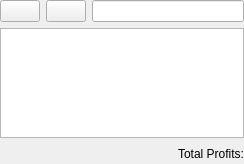
<?xml version="1.0" encoding="UTF-8"?>
<ui version="4.0">
 <class>KInstitutionsView</class>
 <widget class="QWidget" name="KInstitutionsView">
  <property name="geometry">
   <rect>
    <x>0</x>
    <y>0</y>
    <width>244</width>
    <height>164</height>
   </rect>
  </property>
  <layout class="QVBoxLayout" name="verticalLayout_2">
   <property name="leftMargin">
    <number>0</number>
   </property>
   <property name="topMargin">
    <number>0</number>
   </property>
   <property name="rightMargin">
    <number>0</number>
   </property>
   <property name="bottomMargin">
    <number>0</number>
   </property>
   <item>
    <layout class="QVBoxLayout" name="verticalLayout">
     <item>
      <layout class="QHBoxLayout" name="searchLayout">
       <item>
        <widget class="QPushButton" name="m_collapseButton">
         <property name="toolTip">
          <string>Collapse all accounts in the list</string>
         </property>
         <property name="text">
          <string/>
         </property>
        </widget>
       </item>
       <item>
        <widget class="QPushButton" name="m_expandButton">
         <property name="toolTip">
          <string>Expand all accounts in the list</string>
         </property>
         <property name="text">
          <string/>
         </property>
        </widget>
       </item>
       <item>
        <widget class="KLineEdit" name="m_searchWidget">
         <property name="showClearButton" stdset="0">
          <bool>true</bool>
         </property>
        </widget>
       </item>
      </layout>
     </item>
     <item>
      <widget class="KMyMoneyAccountTreeView" name="m_accountTree"/>
     </item>
     <item>
      <layout class="QHBoxLayout">
       <item>
        <spacer name="Spacer1_2">
         <property name="orientation">
          <enum>Qt::Horizontal</enum>
         </property>
         <property name="sizeType">
          <enum>QSizePolicy::Expanding</enum>
         </property>
         <property name="sizeHint" stdset="0">
          <size>
           <width>20</width>
           <height>20</height>
          </size>
         </property>
        </spacer>
       </item>
       <item>
        <widget class="QLabel" name="m_totalProfitsLabel">
         <property name="minimumSize">
          <size>
           <width>150</width>
           <height>0</height>
          </size>
         </property>
         <property name="text">
          <string>Total Profits:</string>
         </property>
         <property name="textFormat">
          <enum>Qt::RichText</enum>
         </property>
         <property name="alignment">
          <set>Qt::AlignRight|Qt::AlignTrailing|Qt::AlignVCenter</set>
         </property>
         <property name="wordWrap">
          <bool>true</bool>
         </property>
        </widget>
       </item>
      </layout>
     </item>
    </layout>
   </item>
  </layout>
 </widget>
 <layoutdefault spacing="6" margin="11"/>
 <customwidgets>
  <customwidget>
   <class>KLineEdit</class>
   <extends>QLineEdit</extends>
   <header>klineedit.h</header>
  </customwidget>
  <customwidget>
   <class>KMyMoneyAccountTreeView</class>
   <extends>QTreeView</extends>
   <header>kmymoneyaccounttreeview.h</header>
  </customwidget>
 </customwidgets>
 <resources/>
 <connections>
  <connection>
   <sender>m_expandButton</sender>
   <signal>clicked()</signal>
   <receiver>m_accountTree</receiver>
   <slot>expandAll()</slot>
   <hints>
    <hint type="sourcelabel">
     <x>218</x>
     <y>116</y>
    </hint>
    <hint type="destinationlabel">
     <x>121</x>
     <y>46</y>
    </hint>
   </hints>
  </connection>
  <connection>
   <sender>m_collapseButton</sender>
   <signal>clicked()</signal>
   <receiver>m_accountTree</receiver>
   <slot>collapseAll()</slot>
   <hints>
    <hint type="sourcelabel">
     <x>165</x>
     <y>116</y>
    </hint>
    <hint type="destinationlabel">
     <x>121</x>
     <y>46</y>
    </hint>
   </hints>
  </connection>
 </connections>
</ui>
